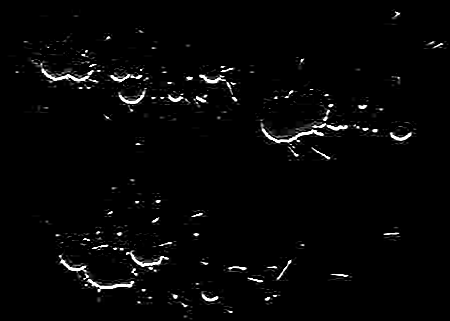
#> input picture Semester II/Computervisie/labo/labo2/img/blotsEX5.png, 450 x 321 px
$ python labo2_ex2.py img/blotsEX5.png
#> lines starting #> are read from the running program, lines starting #| are printed output that depends on the picture
import cv2
import sys
import os.path

#whitenoise.png
try:
    fullPath = sys.argv[1]
except IndexError:
    print("One parameter required: the path of an image.")
    exit(1)

if (not os.path.isfile(fullPath)):
    print("'" + fullPath + "' is not an existing file.")
    exit(2)

filepath, filename = os.path.split(fullPath)
cv2.namedWindow(filename)

image = cv2.imread(fullPath)
#> image is the input picture: shape (321, 450, 3); min 0, max 255, mean 5.9

gaussianBlurredImage = cv2.GaussianBlur(image, (5, 5), 3)
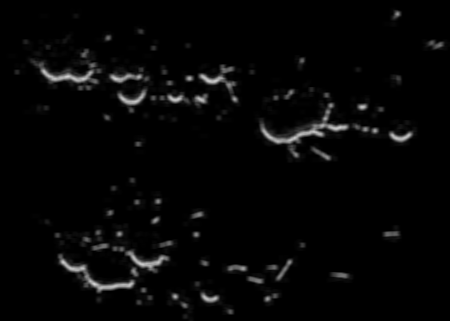
#> gaussianBlurredImage: shape (321, 450, 3); min 0, max 210, mean 5.9
result = cv2.hconcat((image, gaussianBlurredImage))
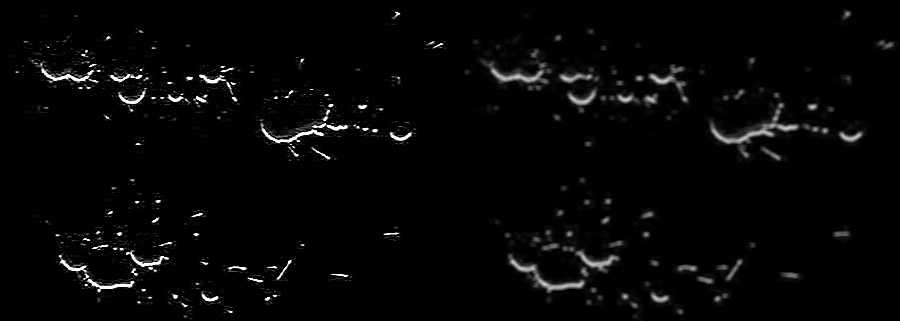
#> result: shape (321, 900, 3); min 0, max 255, mean 5.9
cv2.imshow(filename, result)
cv2.waitKey()


filename, extension = filename.split(".")
savePath = filepath + "\\" + filename + "EX2." + extension
print("Saving as: " + savePath)
cv2.imwrite(savePath, gaussianBlurredImage)

$ run again, on Semester II/Computervisie/labo/labo2/img/buildingSOBEL.png
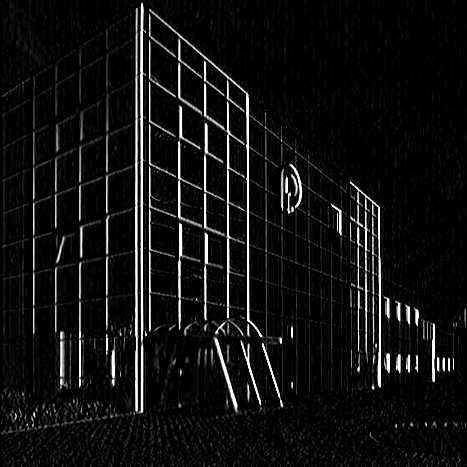
#> input picture Semester II/Computervisie/labo/labo2/img/buildingSOBEL.png, 467 x 467 px
#> image is the input picture: shape (467, 467, 3); min 0, max 255, mean 16.8
#> `gaussianBlurredImage = cv2.GaussianBlur(image, (5, 5), 3)`:
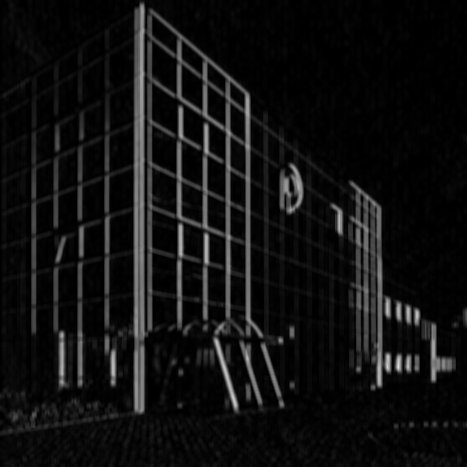
#> gaussianBlurredImage: shape (467, 467, 3); min 0, max 223, mean 16.8
#> `result = cv2.hconcat((image, gaussianBlurredImage))`:
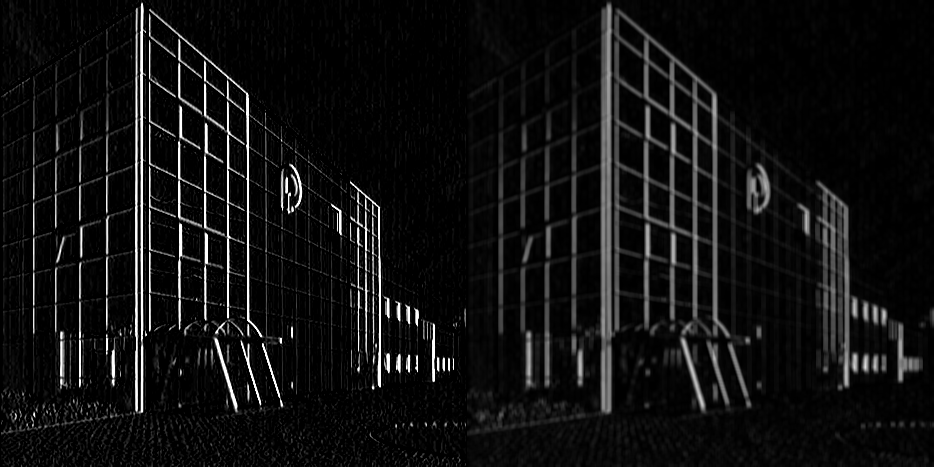
#> result: shape (467, 934, 3); min 0, max 255, mean 16.8
